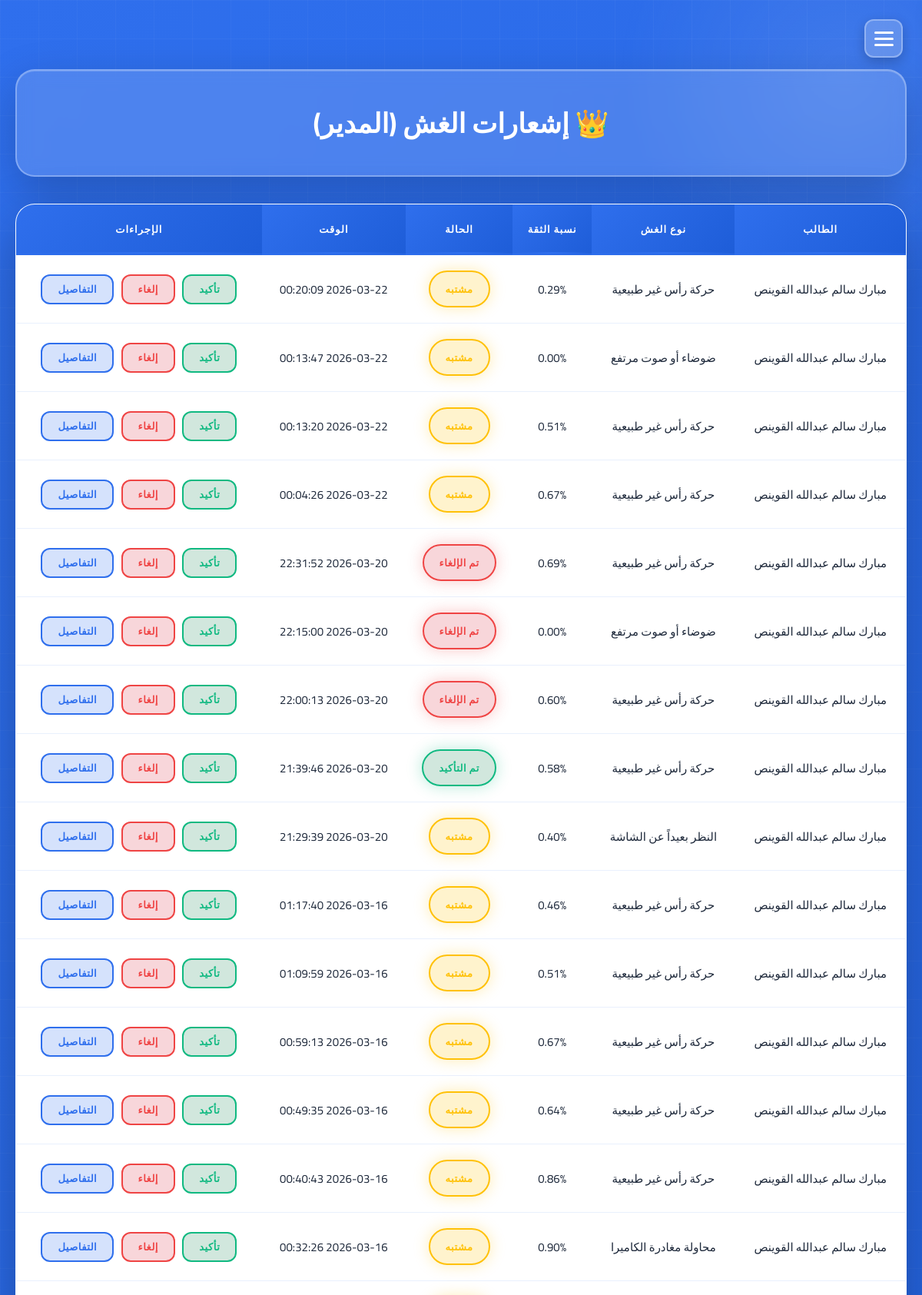
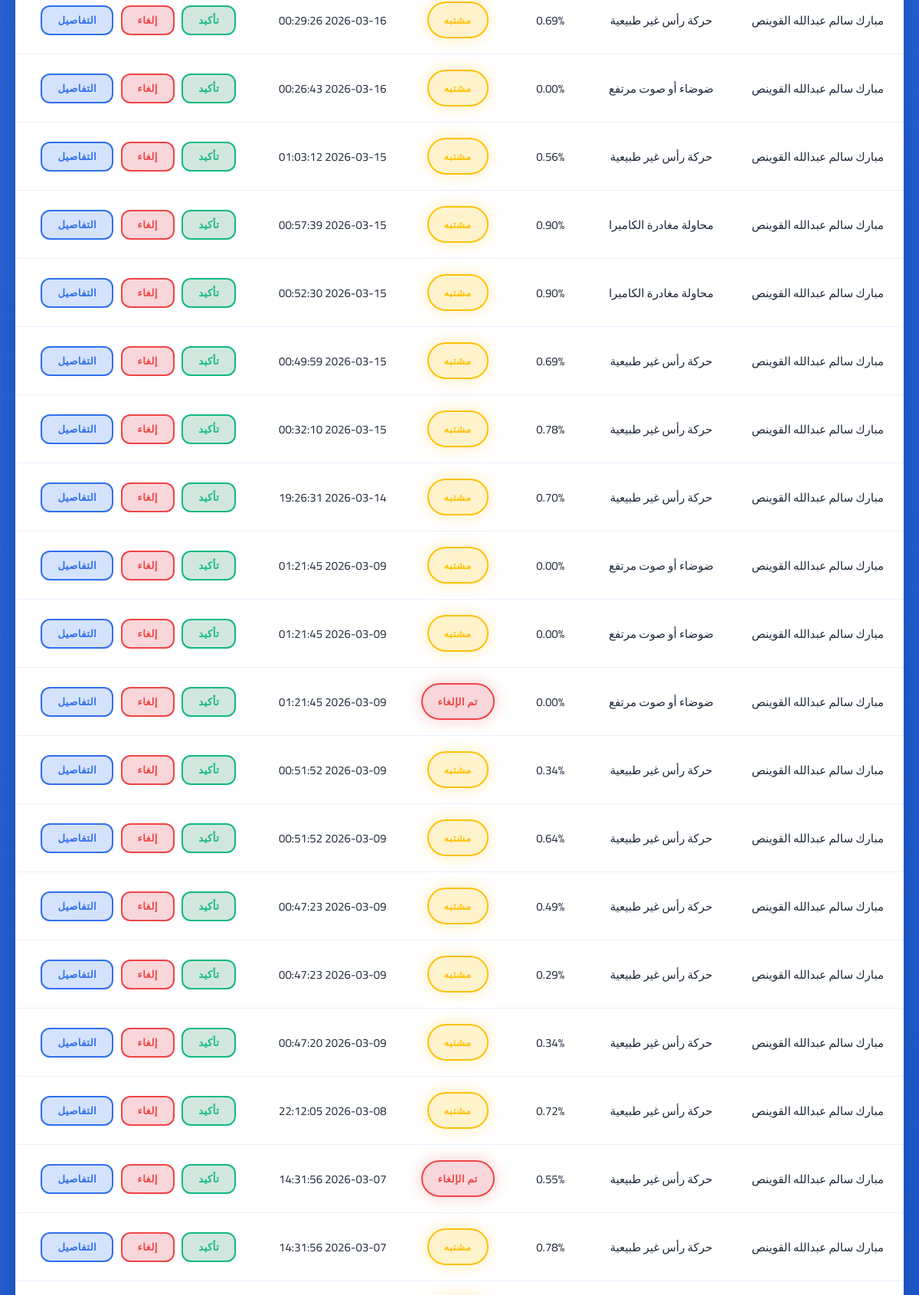
The app's page /notifications_admin.php (signed in, upper part) with its own data (2 pictures, top to bottom).
### tables this page shows
CREATE TABLE `cheating_events` (
  `event_id` int(11) NOT NULL,
  `student_id` int(11) NOT NULL,
  `cheating_type_id` int(11) NOT NULL,
  `status` enum('suspected','confirmed','rejected') DEFAULT 'suspected',
  `confidence_score` decimal(5,2) DEFAULT NULL,
  `snapshot_path` varchar(255) DEFAULT NULL,
  `video_path` varchar(255) DEFAULT NULL,
  `event_time` datetime DEFAULT current_timestamp(),
  `created_at` timestamp NOT NULL DEFAULT current_timestamp()
);

CREATE TABLE `students` (
  `student_id` int(11) NOT NULL,
  `student_number` varchar(50) NOT NULL,
  `name` varchar(100) NOT NULL,
  `major` varchar(100) DEFAULT NULL,
  `level` varchar(50) DEFAULT NULL,
  `face_embedding` longblob NOT NULL,
  `image_path` varchar(255) DEFAULT NULL,
  `created_at` timestamp NOT NULL DEFAULT current_timestamp()
);

CREATE TABLE `cheating_types` (
  `cheating_type_id` int(11) NOT NULL,
  `type_name` varchar(100) NOT NULL,
  `description` text DEFAULT NULL
);

### notifications_admin.php (the view, shortened to what this page needs)
<?php
require "db.php";
?>
<?php
$sql = "SELECT
    ce.event_id,
    ce.status,
    ce.confidence_score,
    ce.event_time,
    s.name AS student_name,
    ct.type_name
FROM cheating_events ce
JOIN students s ON ce.student_id = s.student_id
JOIN cheating_types ct ON ce.cheating_type_id = ct.cheating_type_id
ORDER BY ce.event_time DESC";
$stmt = $pdo->prepare($sql);
$stmt->execute();
$events = $stmt->fetchAll(PDO::FETCH_ASSOC);
function renderStatus($status) {
    if ($status === "confirmed") {
        return '<span class="status confirmed">تم التأكيد</span>';
    } elseif ($status === "rejected") {
        return '<span class="status rejected">تم الإلغاء</span>';
    } else {
        return '<span class="status suspected">مشتبه</span>';
    }
}
?>
<!DOCTYPE html>
<html lang="ar" dir="rtl">
<head>
    <link rel="stylesheet" href="https://cdnjs.cloudflare.com/ajax/libs/font-awesome/6.5.0/css/all.min.css">
    <link rel="stylesheet" href="notifications.css">
</head>
<body>
    <div class="hamburger-btn" onclick="toggleSidebar()">
        <span></span>
        <span></span>
        <span></span>
    </div>
    <div class="container">
        <h2>👑 إشعارات الغش (المدير)</h2>
        <div class="table-card">
            <table>
                <tr>
                    <th>الطالب</th>
                    <th>نوع الغش</th>
                    <th>نسبة الثقة</th>
                    <th>الحالة</th>
                    <th>الوقت</th>
                    <th>الإجراءات</th>
                </tr>
                <?php foreach ($events as $event): ?>
                <tr>
                    <td><?= htmlspecialchars($event["student_name"]) ?></td>
                    <td><?= htmlspecialchars($event["type_name"]) ?></td>
                    <td><?= $event["confidence_score"] ?>%</td>
                    <td><?= renderStatus($event["status"]) ?></td>
                    <td><?= $event["event_time"] ?></td>
                    <td>
                        <form action="confirm_event_admin.php" method="POST">
                            <button class="btn btn-confirm">تأكيد</button>
                        </form>
                        <form action="reject_event_admin.php" method="POST">
                            <button class="btn btn-reject">إلغاء</button>
                        </form>
                        <a href="event_details.php?id=<?= $event["event_id"] ?>">
                            <button class="btn btn-details">التفاصيل</button>
                        </a>
                    </td>
                </tr>
                <?php endforeach; ?>
            </table>
        </div>
    </div>
</body>
</html>

### notifications.css (style rules this page uses)
* { margin: 0; padding: 0; box-sizing: border-box; }
body { font-family: 'Cairo', sans-serif; background: linear-gradient(135deg, #2f6fed 0%, #1e5dd8 100%); min-height: 100vh; padding: 30px 20px; padding-top: 90px; position: relative; overflow-x: hidden; }
body::before { content: ''; position: fixed; top: 0; left: 0; width: 100%; height: 100%; background: linear-gradient(90deg, rgba(255, 255, 255, 0.03) 1px, transparent 1px), linear-gradient(rgba(255, 255, 255, 0.03) 1px, transparent 1px); background-size: 50px 50px; pointer-events: none; z-index: 0; }
body::after { content: ''; position: fixed; top: -200px; right: -200px; width: 600px; height: 600px; background: radial-gradient(circle, rgba(255, 255, 255, 0.1), transparent 70%); border-radius: 50%; animation: float 20s infinite ease-in-out; z-index: 0; }
.hamburger-btn { position: fixed; top: 25px; right: 25px; width: 50px; height: 50px; background: rgba(255, 255, 255, 0.2); backdrop-filter: blur(10px); border: 2px solid rgba(255, 255, 255, 0.3); border-radius: 12px; cursor: pointer; z-index: 1001; display: flex; flex-direction: column; justify-content: center; align-items: center; gap: 5px; transition: all 0.3s ease; box-shadow: 0 5px 15px rgba(0, 0, 0, 0.2); }
.hamburger-btn span { width: 25px; height: 3px; background: white; border-radius: 2px; transition: all 0.3s ease; }
.container { max-width: 1500px; margin: 0 auto; position: relative; z-index: 1; }
h2 { background: rgba(255, 255, 255, 0.15); backdrop-filter: blur(10px); border: 2px solid rgba(255, 255, 255, 0.3); color: white; padding: 35px 40px; border-radius: 25px; text-align: center; font-size: 2.2rem; font-weight: 700; margin-bottom: 35px; box-shadow: 0 20px 60px rgba(0, 0, 0, 0.2), inset 0 1px 0 rgba(255, 255, 255, 0.2); position: relative; overflow: hidden; animation: slideDown 0.6s ease; }
h2::before { content: ''; position: absolute; top: 0; left: -100%; width: 100%; height: 100%; background: linear-gradient(90deg, transparent, rgba(255, 255, 255, 0.1), transparent); animation: shine 3s infinite; }
.table-card { background: rgba(255, 255, 255, 0.95); backdrop-filter: blur(20px); border-radius: 25px; box-shadow: 0 25px 70px rgba(0, 0, 0, 0.3), inset 0 1px 0 rgba(255, 255, 255, 0.5); border: 1px solid rgba(255, 255, 255, 0.5); overflow: hidden; animation: fadeInUp 0.8s ease; }
table { width: 100%; background: transparent; border-collapse: separate; border-spacing: 0; }
th, td { padding: 20px 15px; text-align: center; font-size: 15px; }
th { background: linear-gradient(135deg, #2f6fed 0%, #1e5dd8 100%); color: #fff; font-weight: 700; text-transform: uppercase; letter-spacing: 1px; font-size: 13px; border-bottom: 2px solid rgba(47, 111, 237, 0.5); position: relative; }
th::after { content: ''; position: absolute; bottom: 0; left: 0; width: 100%; height: 2px; background: linear-gradient(90deg, transparent, #2f6fed, transparent); }
td { color: #1e293b; background: white; border-bottom: 1px solid rgba(47, 111, 237, 0.1); }
tbody tr { transition: all 0.4s cubic-bezier(0.4, 0, 0.2, 1); position: relative; }
tbody tr::before { content: ''; position: absolute; right: 0; top: 0; width: 0; height: 100%; background: linear-gradient(90deg, rgba(47, 111, 237, 0.1), transparent); transition: width 0.4s ease; z-index: -1; }
.status { padding: 10px 20px; border-radius: 25px; font-size: 13px; font-weight: 700; display: inline-block; letter-spacing: 0.5px; border: 2px solid; }
.suspected { background: rgba(255, 193, 7, 0.2); color: #ffc107; border-color: #ffc107; box-shadow: 0 0 20px rgba(255, 193, 7, 0.3); }
.confirmed { background: rgba(25, 135, 84, 0.2); color: #10b981; border-color: #10b981; box-shadow: 0 0 20px rgba(16, 185, 129, 0.3); }
.rejected { background: rgba(220, 53, 69, 0.2); color: #ef4444; border-color: #ef4444; box-shadow: 0 0 20px rgba(239, 68, 68, 0.3); }
.btn { padding: 10px 20px; border-radius: 12px; border: 2px solid; font-size: 13px; font-weight: 700; cursor: pointer; margin: 3px; transition: all 0.4s ease; text-transform: uppercase; letter-spacing: 0.5px; }
.btn-confirm { background: rgba(25, 135, 84, 0.2); color: #10b981; border-color: #10b981; }
.btn-reject { background: rgba(220, 53, 69, 0.2); color: #ef4444; border-color: #ef4444; }
.btn-details { background: rgba(47, 111, 237, 0.2); color: #2f6fed; border-color: #2f6fed; }
form { display: inline; }

### records on screen
cheating_events: student.name "مبارك سالم عبدالله القوينص", cheating_type.type_name "حركة رأس غير طبيعية", confidence_score "0.29", status "مشتبه", event_time "2026-03-22 00:20:09"
cheating_events: student.name "مبارك سالم عبدالله القوينص", cheating_type.type_name "ضوضاء أو صوت مرتفع", confidence_score "0.00", status "مشتبه", event_time "2026-03-22 00:13:47"
cheating_events: student.name "مبارك سالم عبدالله القوينص", cheating_type.type_name "حركة رأس غير طبيعية", confidence_score "0.51", status "مشتبه", event_time "2026-03-22 00:13:20"
cheating_events: student.name "مبارك سالم عبدالله القوينص", cheating_type.type_name "حركة رأس غير طبيعية", confidence_score "0.67", status "مشتبه", event_time "2026-03-22 00:04:26"
cheating_events: student.name "مبارك سالم عبدالله القوينص", cheating_type.type_name "حركة رأس غير طبيعية", confidence_score "0.69", status "تم الإلغاء", event_time "2026-03-20 22:31:52"
cheating_events: student.name "مبارك سالم عبدالله القوينص", cheating_type.type_name "ضوضاء أو صوت مرتفع", confidence_score "0.00", status "تم الإلغاء", event_time "2026-03-20 22:15:00"
cheating_events: student.name "مبارك سالم عبدالله القوينص", cheating_type.type_name "حركة رأس غير طبيعية", confidence_score "0.60", status "تم الإلغاء", event_time "2026-03-20 22:00:13"
cheating_events: student.name "مبارك سالم عبدالله القوينص", cheating_type.type_name "حركة رأس غير طبيعية", confidence_score "0.58", status "تم التأكيد", event_time "2026-03-20 21:39:46"
cheating_events: student.name "مبارك سالم عبدالله القوينص", cheating_type.type_name "النظر بعيداً عن الشاشة", confidence_score "0.40", status "مشتبه", event_time "2026-03-20 21:29:39"
cheating_events: student.name "مبارك سالم عبدالله القوينص", cheating_type.type_name "حركة رأس غير طبيعية", confidence_score "0.46", status "مشتبه", event_time "2026-03-16 01:17:40"
cheating_events: student.name "مبارك سالم عبدالله القوينص", cheating_type.type_name "حركة رأس غير طبيعية", confidence_score "0.51", status "مشتبه", event_time "2026-03-16 01:09:59"
cheating_events: student.name "مبارك سالم عبدالله القوينص", cheating_type.type_name "حركة رأس غير طبيعية", confidence_score "0.67", status "مشتبه", event_time "2026-03-16 00:59:13"
cheating_events: student.name "مبارك سالم عبدالله القوينص", cheating_type.type_name "حركة رأس غير طبيعية", confidence_score "0.64", status "مشتبه", event_time "2026-03-16 00:49:35"
cheating_events: student.name "مبارك سالم عبدالله القوينص", cheating_type.type_name "حركة رأس غير طبيعية", confidence_score "0.86", status "مشتبه", event_time "2026-03-16 00:40:43"
cheating_events: student.name "مبارك سالم عبدالله القوينص", cheating_type.type_name "محاولة مغادرة الكاميرا", confidence_score "0.90", status "مشتبه", event_time "2026-03-16 00:32:26"
cheating_events: student.name "مبارك سالم عبدالله القوينص", cheating_type.type_name "حركة رأس غير طبيعية", confidence_score "0.69", status "مشتبه", event_time "2026-03-16 00:29:26"
cheating_events: student.name "مبارك سالم عبدالله القوينص", cheating_type.type_name "ضوضاء أو صوت مرتفع", confidence_score "0.00", status "مشتبه", event_time "2026-03-16 00:26:43"
cheating_events: student.name "مبارك سالم عبدالله القوينص", cheating_type.type_name "حركة رأس غير طبيعية", confidence_score "0.56", status "مشتبه", event_time "2026-03-15 01:03:12"
cheating_events: student.name "مبارك سالم عبدالله القوينص", cheating_type.type_name "محاولة مغادرة الكاميرا", confidence_score "0.90", status "مشتبه", event_time "2026-03-15 00:57:39"
cheating_events: student.name "مبارك سالم عبدالله القوينص", cheating_type.type_name "محاولة مغادرة الكاميرا", confidence_score "0.90", status "مشتبه", event_time "2026-03-15 00:52:30"
cheating_events: student.name "مبارك سالم عبدالله القوينص", cheating_type.type_name "حركة رأس غير طبيعية", confidence_score "0.69", status "مشتبه", event_time "2026-03-15 00:49:59"
cheating_events: student.name "مبارك سالم عبدالله القوينص", cheating_type.type_name "حركة رأس غير طبيعية", confidence_score "0.78", status "مشتبه", event_time "2026-03-15 00:32:10"
cheating_events: student.name "مبارك سالم عبدالله القوينص", cheating_type.type_name "حركة رأس غير طبيعية", confidence_score "0.70", status "مشتبه", event_time "2026-03-14 19:26:31"
cheating_events: student.name "مبارك سالم عبدالله القوينص", cheating_type.type_name "ضوضاء أو صوت مرتفع", confidence_score "0.00", status "مشتبه", event_time "2026-03-09 01:21:45"
cheating_events: student.name "مبارك سالم عبدالله القوينص", cheating_type.type_name "ضوضاء أو صوت مرتفع", confidence_score "0.00", status "مشتبه", event_time "2026-03-09 01:21:45"
cheating_events: student.name "مبارك سالم عبدالله القوينص", cheating_type.type_name "ضوضاء أو صوت مرتفع", confidence_score "0.00", status "تم الإلغاء", event_time "2026-03-09 01:21:45"
cheating_events: student.name "مبارك سالم عبدالله القوينص", cheating_type.type_name "حركة رأس غير طبيعية", confidence_score "0.34", status "مشتبه", event_time "2026-03-09 00:51:52"
cheating_events: student.name "مبارك سالم عبدالله القوينص", cheating_type.type_name "حركة رأس غير طبيعية", confidence_score "0.64", status "مشتبه", event_time "2026-03-09 00:51:52"
cheating_events: student.name "مبارك سالم عبدالله القوينص", cheating_type.type_name "حركة رأس غير طبيعية", confidence_score "0.49", status "مشتبه", event_time "2026-03-09 00:47:23"
cheating_events: student.name "مبارك سالم عبدالله القوينص", cheating_type.type_name "حركة رأس غير طبيعية", confidence_score "0.29", status "مشتبه", event_time "2026-03-09 00:47:23"
cheating_events: student.name "مبارك سالم عبدالله القوينص", cheating_type.type_name "حركة رأس غير طبيعية", confidence_score "0.34", status "مشتبه", event_time "2026-03-09 00:47:20"
cheating_events: student.name "مبارك سالم عبدالله القوينص", cheating_type.type_name "حركة رأس غير طبيعية", confidence_score "0.72", status "مشتبه", event_time "2026-03-08 22:12:05"
cheating_events: student.name "مبارك سالم عبدالله القوينص", cheating_type.type_name "حركة رأس غير طبيعية", confidence_score "0.55", status "تم الإلغاء", event_time "2026-03-07 14:31:56"
cheating_events: student.name "مبارك سالم عبدالله القوينص", cheating_type.type_name "حركة رأس غير طبيعية", confidence_score "0.78", status "مشتبه", event_time "2026-03-07 14:31:56"
